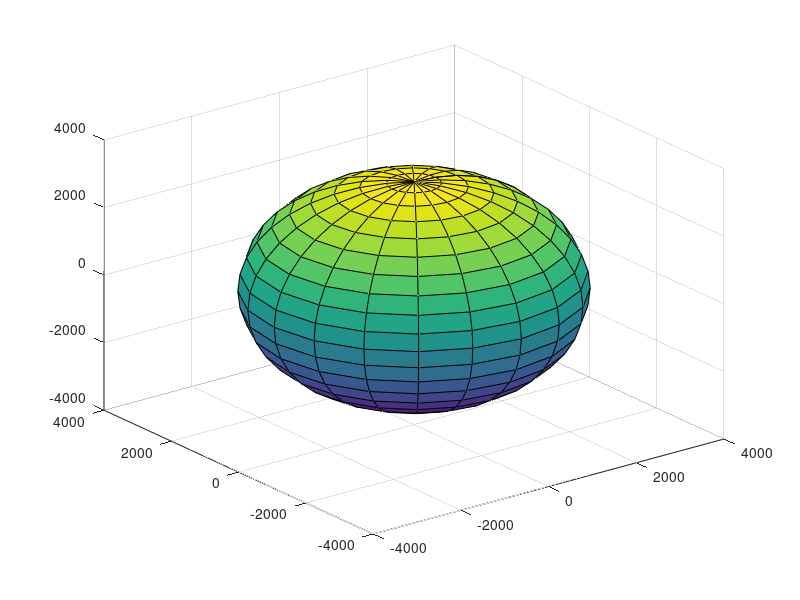

The MATLAB source for this figure:
% plotEarth function
function plotEarth

% make sphere and define Earth size
r_Earth = 6378; %[km]
r_sphere = r_Earth / 2;
[X,Y,Z] = sphere;

% plot
surf(r_sphere*X,r_sphere*Y,r_sphere*Z)
